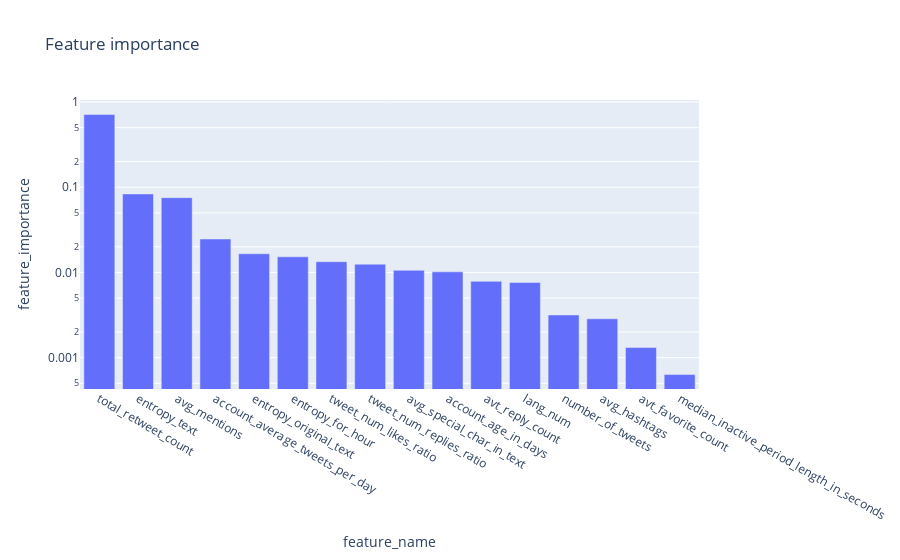

Notebook source saved alongside this figure:
### Code cell
useless_features = plot_feature_importance(df, label, max_tree_depth=5)

### Figure 1 — Plotly figure (JSON) as saved in the notebook; plotly's stock layout.template omitted (floating-point values rounded to 4 significant figures)
{"data": [{"alignmentgroup": "True", "hovertemplate": "feature_name=%{x}<br>feature_importance=%{y}<extra></extra>", "legendgroup": "", "marker": {"color": "#636efa", "pattern": {"shape": ""}}, "name": "", "offsetgroup": "", "orientation": "v", "showlegend": false, "textposition": "auto", "type": "bar", "x": ["total_retweet_count", "entropy_text", "avg_mentions", "account_average_tweets_per_day", "entropy_original_text", "entropy_for_hour", "tweet_num_likes_ratio", "tweet_num_replies_ratio", "avg_special_char_in_text", "account_age_in_days", "avt_reply_count", "lang_num", "number_of_tweets", "avg_hashtags", "avt_favorite_count", "median_inactive_period_length_in_seconds"], "xaxis": "x", "y": [0.7145, 0.08345, 0.07543, 0.02469, 0.01658, 0.01526, 0.01338, 0.0125, 0.0106, 0.01016, 0.007861, 0.007618, 0.003171, 0.002857, 0.001316, 0.0006337], "yaxis": "y"}], "layout": {"barmode": "relative", "legend": {"tracegroupgap": 0}, "title": {"text": "Feature importance"}, "xaxis": {"anchor": "y", "domain": [0, 1], "title": {"text": "feature_name"}}, "yaxis": {"anchor": "x", "domain": [0, 1], "title": {"text": "feature_importance"}, "type": "log"}}}
